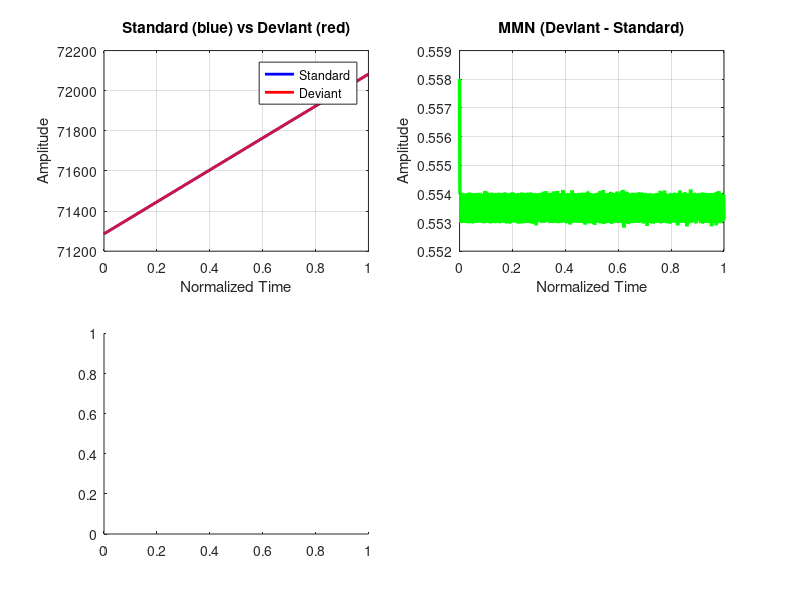

Write MATLAB code to recreate this figure. (Note: this script raises an error after producing the figure.)
function [] = visualize_ammn_simple()
%VISUALIZE_AMMN_SIMPLE Simple and fast visualization of aMMN time series data

clear all; close all; clc;

fprintf('================================================\n');
fprintf('aMMN VISUALIZATION - SIMPLE VERSION\n');
fprintf('================================================\n\n');

% Load data
data = load('aMMN_critical_events.mat');
t0z = data.t0z;
t1z = data.t1z;
t2z = data.t2z;

fprintf('Data loaded: t0z (%d), t1z (%d), t2z (%d)\n\n', ...
    length(t0z), length(t1z), length(t2z));

%% Figure 1: Overview
fprintf('Creating Figure 1: Time Series Comparison...\n');
figure('Position', [100 100 1200 600]);

time_t1 = linspace(0, 1, length(t1z));
time_t2 = linspace(0, 1, length(t2z));

subplot(2,2,1);
plot(time_t1, t1z, 'b-', 'LineWidth', 2);
hold on;
plot(time_t2, t2z, 'r-', 'LineWidth', 2);
xlabel('Normalized Time');
ylabel('Amplitude');
title('Standard (blue) vs Deviant (red)');
legend('Standard', 'Deviant');
grid on;

subplot(2,2,2);
mmn = t2z - t1z;
plot(time_t2, mmn, 'g-', 'LineWidth', 2.5);
xlabel('Normalized Time');
ylabel('Amplitude');
title('MMN (Deviant - Standard)');
grid on;

subplot(2,2,3);
histogram(t1z, 40, 'FaceColor', 'b', 'FaceAlpha', 0.6);
hold on;
histogram(t2z, 40, 'FaceColor', 'r', 'FaceAlpha', 0.6);
xlabel('Amplitude');
ylabel('Frequency');
title('Amplitude Distribution');
legend('Standard', 'Deviant');
grid on;

subplot(2,2,4);
plot(t0z, 'ko-', 'LineWidth', 2, 'MarkerSize', 8);
xlabel('Sample');
ylabel('Amplitude');
title('Baseline/Reference (t0z)');
grid on;

%% Figure 2: Statistics
fprintf('Creating Figure 2: Statistical Summary...\n');
figure('Position', [100 100 1200 500]);

[h, p_val, ci, stats] = ttest2(t1z, t2z);

% Statistics table
subplot(1,3,1);
hold off;
axis off;
y_pos = 0.9;
line_height = 0.08;

text_str = sprintf('STATISTICAL SUMMARY\n\n');
text_str = [text_str, sprintf('Standard (t1z):\n')];
text_str = [text_str, sprintf('  Mean: %.6f\n', mean(t1z))];
text_str = [text_str, sprintf('  Std:  %.6f\n', std(t1z))];
text_str = [text_str, sprintf('  Min:  %.6f\n', min(t1z))];
text_str = [text_str, sprintf('  Max:  %.6f\n', max(t1z))];

text_str = [text_str, sprintf('\nDeviant (t2z):\n')];
text_str = [text_str, sprintf('  Mean: %.6f\n', mean(t2z))];
text_str = [text_str, sprintf('  Std:  %.6f\n', std(t2z))];
text_str = [text_str, sprintf('  Min:  %.6f\n', min(t2z))];
text_str = [text_str, sprintf('  Max:  %.6f\n', max(t2z))];

text_str = [text_str, sprintf('\nMMN (Deviant-Std):\n')];
text_str = [text_str, sprintf('  Mean: %.6f\n', mean(mmn))];
text_str = [text_str, sprintf('  Std:  %.6f\n', std(mmn))];

text(0.05, y_pos, text_str, 'VerticalAlignment', 'top', 'FontSize', 10);

% T-test results
subplot(1,3,2);
axis off;
ttest_str = sprintf('T-TEST RESULTS\n');
ttest_str = [ttest_str, sprintf('(Independent samples)\n\n')];
ttest_str = [ttest_str, sprintf('p-value: %.6f\n', p_val)];
ttest_str = [ttest_str, sprintf('t-stat: %.4f\n', stats.tstat)];
ttest_str = [ttest_str, sprintf('df: %d\n', stats.df)];
ttest_str = [ttest_str, sprintf('95%% CI: [%.6f, %.6f]\n\n', ci(1), ci(2))];
if h
    ttest_str = [ttest_str, sprintf('Result: SIGNIFICANT\n')];
else
    ttest_str = [ttest_str, sprintf('Result: NOT significant\n')];
end
ttest_str = [ttest_str, sprintf('(alpha = 0.05)\n')];

text(0.05, y_pos, ttest_str, 'VerticalAlignment', 'top', 'FontSize', 10);

% Bar plot comparison
subplot(1,3,3);
means = [mean(t1z), mean(t2z), mean(mmn)];
errs = [std(t1z), std(t2z), std(mmn)];
bar(1:3, means, 'FaceColor', [0.6 0.6 0.6], 'EdgeColor', 'black', 'LineWidth', 2);
hold on;
errorbar(1:3, means, errs, 'k.', 'LineWidth', 2, 'MarkerSize', 10);
set(gca, 'XTickLabel', {'Standard', 'Deviant', 'MMN'});
ylabel('Mean Amplitude');
title('Mean ± Std Dev');
grid on;

%% Figure 3: Spectral Analysis
fprintf('Creating Figure 3: Power Spectrum...\n');
figure('Position', [100 100 1200 500]);

fs = 2500;

[pxx_std, f_std] = pwelch(t1z, [], [], 1024, fs);
[pxx_dev, f_dev] = pwelch(t2z, [], [], 1024, fs);

subplot(1,3,1);
semilogy(f_std, pxx_std, 'b-', 'LineWidth', 2);
xlabel('Frequency (Hz)');
ylabel('Power (V²/Hz)');
title('Standard - Power Spectrum');
grid on;
xlim([0, 100]);

subplot(1,3,2);
semilogy(f_dev, pxx_dev, 'r-', 'LineWidth', 2);
xlabel('Frequency (Hz)');
ylabel('Power (V²/Hz)');
title('Deviant - Power Spectrum');
grid on;
xlim([0, 100]);

subplot(1,3,3);
semilogy(f_std, pxx_std, 'b-', 'LineWidth', 2);
hold on;
semilogy(f_dev, pxx_dev, 'r-', 'LineWidth', 2);
xlabel('Frequency (Hz)');
ylabel('Power (V²/Hz)');
title('Comparison');
legend('Standard', 'Deviant', 'Location', 'best');
grid on;
xlim([0, 100]);

%% Figure 4: Detailed Analysis
fprintf('Creating Figure 4: Detailed Waveforms...\n');
figure('Position', [100 100 1200 700]);

n_seg = 6;
seg_len = floor(length(t1z) / n_seg);

for i = 1:n_seg
    subplot(2,3,i);
    start_idx = (i-1)*seg_len + 1;
    end_idx = min(i*seg_len, length(t1z));
    idx = start_idx:end_idx;
    
    t_seg = linspace(0, 1, length(idx));
    plot(t_seg, t1z(idx), 'b-', 'LineWidth', 2);
    hold on;
    plot(t_seg, t2z(idx), 'r-', 'LineWidth', 2);
    
    xlabel('Time');
    ylabel('Amplitude');
    title(sprintf('Segment %d (samples %d-%d)', i, start_idx, end_idx));
    if i == 1
        legend('Standard', 'Deviant', 'Location', 'best');
    end
    grid on;
end

%% Print Summary
fprintf('\n================================================\n');
fprintf('ANALYSIS RESULTS\n');
fprintf('================================================\n\n');

fprintf('STANDARD (t1z) - %d samples:\n', length(t1z));
fprintf('  Mean:     %.8f\n', mean(t1z));
fprintf('  Std Dev:  %.8f\n', std(t1z));
fprintf('  Range:    [%.8f, %.8f]\n', min(t1z), max(t1z));
fprintf('  Median:   %.8f\n\n', median(t1z));

fprintf('DEVIANT (t2z) - %d samples:\n', length(t2z));
fprintf('  Mean:     %.8f\n', mean(t2z));
fprintf('  Std Dev:  %.8f\n', std(t2z));
fprintf('  Range:    [%.8f, %.8f]\n', min(t2z), max(t2z));
fprintf('  Median:   %.8f\n\n', median(t2z));

fprintf('MMN (Deviant - Standard):\n');
fprintf('  Mean:     %.8f\n', mean(mmn));
fprintf('  Std Dev:  %.8f\n', std(mmn));
fprintf('  Range:    [%.8f, %.8f]\n', min(mmn), max(mmn));
fprintf('  Median:   %.8f\n\n', median(mmn));

fprintf('T-TEST COMPARISON (Standard vs Deviant):\n');
fprintf('  p-value:  %.8f %s\n', p_val, iif(h, '(SIGNIFICANT)', '(not significant)'));
fprintf('  t-stat:   %.6f\n', stats.tstat);
fprintf('  df:       %d\n', stats.df);
fprintf('  95%% CI:   [%.8f, %.8f]\n\n', ci(1), ci(2));

fprintf('✓ All visualizations complete!\n');
fprintf('================================================\n\n');

end

function result = iif(condition, true_val, false_val)
    if condition
        result = true_val;
    else
        result = false_val;
    end
end
